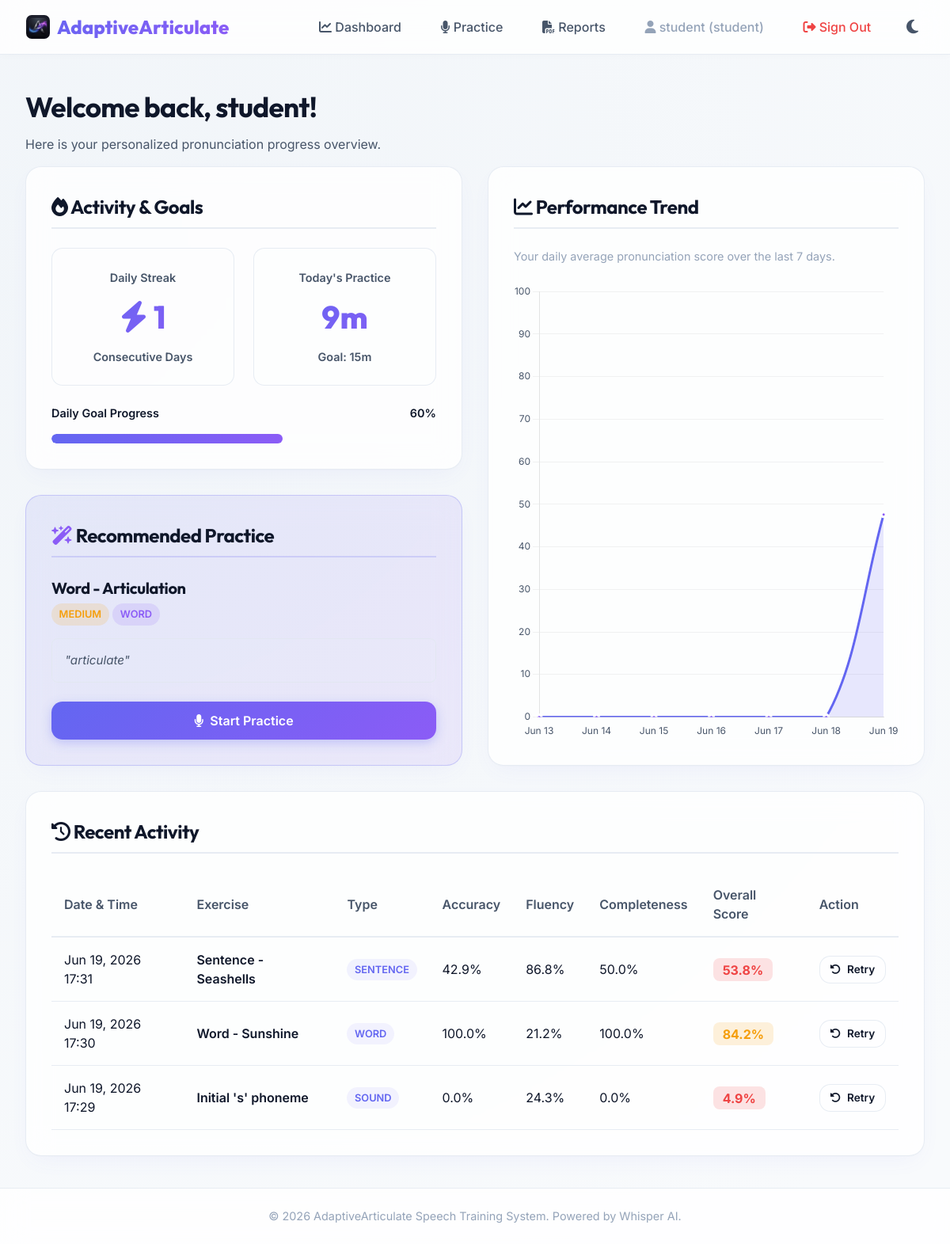
Page /users/dashboard (signed in) on the committed database.
### app/models/user.py (models this page shows, shortened)
class User(UserMixin, db.Model):  # type: ignore[name-defined]
    __tablename__ = "users"
    id = db.Column(db.Integer, primary_key=True)
    email = db.Column(db.String(120), unique=True, nullable=False, index=True)
    password_hash = db.Column(db.String(255), nullable=False)
    role = db.Column(
        db.String(20), nullable=False, default="student"
    )  # student, therapist, supervisor, admin
    is_verified = db.Column(db.Boolean, default=False, nullable=False)
    is_active = db.Column(db.Boolean, default=True, nullable=False)
    created_at = db.Column(db.DateTime, default=datetime.utcnow, nullable=False)
    last_login = db.Column(db.DateTime, nullable=True)

### app/models/exercise.py (models this page shows, shortened)
class Exercise(db.Model):  # type: ignore[name-defined]
    __tablename__ = "exercises"
    id = db.Column(db.Integer, primary_key=True)
    title = db.Column(db.String(100), nullable=False)
    type = db.Column(
        db.String(50), nullable=False, index=True
    )  # sound, word, phrase, sentence, reading
    difficulty = db.Column(db.String(20), nullable=False)  # easy, medium, hard
    prompt_text = db.Column(db.Text, nullable=False)
    reference_audio_path = db.Column(db.String(255), nullable=True)
    created_at = db.Column(db.DateTime, default=datetime.utcnow)
    attempts = db.relationship("ExerciseAttempt", backref="exercise", cascade="all, delete-orphan")
    recommendations = db.relationship(
        "Recommendation", backref="exercise", cascade="all, delete-orphan"
    )

### app/models/attempt.py (models this page shows, shortened)
class ExerciseAttempt(db.Model):  # type: ignore[name-defined]
    __tablename__ = "exercise_attempts"
    id = db.Column(db.Integer, primary_key=True)
    student_id = db.Column(
        db.Integer, db.ForeignKey("users.id", ondelete="CASCADE"), nullable=False, index=True
    )
    exercise_id = db.Column(
        db.Integer, db.ForeignKey("exercises.id", ondelete="CASCADE"), nullable=False, index=True
    )
    audio_path = db.Column(db.String(255), nullable=False)
    transcription = db.Column(db.Text, nullable=True)
    student = db.relationship("User", backref=db.backref("attempts", cascade="all, delete-orphan"))
    accuracy_score = db.Column(db.Float, default=0.0)
    fluency_score = db.Column(db.Float, default=0.0)
    completeness_score = db.Column(db.Float, default=0.0)
    overall_score = db.Column(db.Float, default=0.0)
    created_at = db.Column(db.DateTime, default=datetime.utcnow)

### app/users/routes.py (the view)
@users_bp.route("/dashboard")
@login_required
def dashboard_gate() -> Any:
    if not current_user.is_verified:
        return redirect(url_for("auth.unverified"))
    role = current_user.role
    if role == "student":
        return _student_dashboard()
    elif role == "therapist":
        return _therapist_dashboard()
    elif role == "supervisor":
        return _supervisor_dashboard()
    elif role == "admin":
        return _admin_dashboard()
    return "Unknown Role Dashboard"

### app/templates/dashboards/student.html (shortened to what this page needs)
{% extends "base.html" %}
{% block content %}
<div class="mb-4">
    <h1 style="font-size: 2.2rem; margin-bottom: 0.5rem;">Welcome back, {{ current_user.email.split('@')[0] }}!</h1>
    <p style="color: var(--text-secondary);">Here is your personalized pronunciation progress overview.</p>
</div>
<div class="dashboard-grid">
    <div style="display: flex; flex-direction: column; gap: 2rem;">
        <div class="card">
            <h3 class="card-title"><i class="fa-solid fa-fire"></i> Activity & Goals</h3>
            <div class="stats-card-group">
                <div class="stat-mini-card">
                    <span class="stat-label">Daily Streak</span>
                    <div class="stat-number"><i class="fa-solid fa-bolt" style="color: var(--warning);"></i> {{ streak }}</div>
                    <span class="stat-label">Consecutive Days</span>
                </div>
                <div class="stat-mini-card">
                    <span class="stat-label">Today's Practice</span>
                    <div class="stat-number">{{ progress_minutes }}m</div>
                    <span class="stat-label">Goal: {{ daily_goal }}m</span>
                </div>
            </div>
            <div style="margin-top: 1.5rem;">
                <div style="display: flex; justify-content: space-between; font-weight: 600; font-size: 0.9rem;">
                    <span>Daily Goal Progress</span>
                    <span>{{ progress_percent }}%</span>
                </div>
                <div class="progress-bar-container">
                    <div class="progress-bar-fill" style="width: {{ progress_percent }}%;"></div>
                </div>
            </div>
        </div>
        <div class="card recommendation-card">
            <h3 class="card-title" style="border-bottom: 2px solid rgba(99, 102, 241, 0.2);"><i class="fa-solid fa-wand-magic-sparkles" style="color: var(--secondary);"></i> Recommended Practice</h3>
            {% if recommendation %}
                <div style="display: flex; justify-content: space-between; align-items: flex-start; margin-bottom: 1rem;">
                    <div>
                        <h4 style="font-size: 1.25rem; margin-bottom: 0.25rem;">{{ recommendation.exercise.title }}</h4>
                        <span class="badge badge-{{ recommendation.exercise.difficulty }}">{{ recommendation.exercise.difficulty }}</span>
                        <span class="badge" style="background: rgba(139, 92, 246, 0.15); color: var(--secondary);">{{ recommendation.exercise.type }}</span>
                    </div>
                </div>
                <div style="background: rgba(255, 255, 255, 0.03); padding: 1rem; border-radius: var(--radius-sm); border: 1px solid var(--border-color); margin-bottom: 1.5rem;">
                    <p style="font-size: 0.95rem; color: var(--text-secondary); font-style: italic;">"{{ recommendation.exercise.prompt_text }}"</p>
                </div>
                <a href="{{ url_for('exercises.practice', exercise_id=recommendation.exercise.id) }}" class="btn btn-primary btn-block">
                    <i class="fa-solid fa-microphone"></i> Start Practice
                </a>
            {% else %}
                <p style="color: var(--text-secondary);">You've completed all available exercises! Check back later for updates.</p>
            {% endif %}
        </div>
    </div>
    <div class="card" style="display: flex; flex-direction: column;">
        <h3 class="card-title"><i class="fa-solid fa-chart-line"></i> Performance Trend</h3>
        <p style="color: var(--text-muted); font-size: 0.9rem; margin-bottom: 1.5rem;">Your daily average pronunciation score over the last 7 days.</p>
        <div style="flex: 1; min-height: 250px; position: relative;">
            <canvas id="progressChart"></canvas>
        </div>
    </div>
</div>
<div class="card">
    <h3 class="card-title"><i class="fa-solid fa-clock-rotate-left"></i> Recent Activity</h3>
    {% if recent_attempts %}
        <div class="table-container">
            <table class="premium-table">
                <thead>
                    <tr>
                        <th>Date & Time</th>
                        <th>Exercise</th>
                        <th>Type</th>
                        <th>Accuracy</th>
                        <th>Fluency</th>
                        <th>Completeness</th>
                        <th>Overall Score</th>
                        <th>Action</th>
                    </tr>
                </thead>
                <tbody>
                    {% for att in recent_attempts %}
                        <tr>
                            <td>{{ att.created_at.strftime('%b %d, %Y %H:%M') }}</td>
                            <td style="font-weight: 600;">{{ att.exercise.title }}</td>
                            <td><span class="badge" style="background: rgba(99, 102, 241, 0.08); color: var(--primary);">{{ att.exercise.type }}</span></td>
                            <td>{{ att.accuracy_score }}%</td>
                            <td>{{ att.fluency_score }}%</td>
                            <td>{{ att.completeness_score }}%</td>
                            <td>
                                {% if att.overall_score >= 85 %}
                                    <span class="score-badge score-good">{{ att.overall_score }}%</span>
                                {% elif att.overall_score >= 70 %}
                                    <span class="score-badge score-avg">{{ att.overall_score }}%</span>
                                {% else %}
                                    <span class="score-badge score-poor">{{ att.overall_score }}%</span>
                                {% endif %}
                            </td>
                            <td>
                                <a href="{{ url_for('exercises.practice', exercise_id=att.exercise.id) }}" class="btn btn-secondary" style="padding: 0.4rem 0.8rem; font-size: 0.85rem;">
                                    <i class="fa-solid fa-rotate-left"></i> Retry
                                </a>
                            </td>
                        </tr>
                    {% endfor %}
                </tbody>
            </table>
        </div>
    {% endif %}
</div>
{% endblock %}
{% block extra_js %}
<script>
    const ctx = document.getElementById('progressChart').getContext('2d');
    // Check dark mode status to align chart styling
    const isDarkMode = document.body.classList.contains('dark-theme');
    const gridColor = isDarkMode ? 'rgba(255, 255, 255, 0.05)' : 'rgba(0, 0, 0, 0.05)';
    const textColor = isDarkMode ? '#cbd5e1' : '#475569';
    const labels = {{ chart_labels | tojson }};
    const scores = {{ chart_scores | tojson }};
    new Chart(ctx, {
        type: 'line',
        data: {
            labels: labels,
            datasets: [{
                label: 'Average Score',
                data: scores,
                borderColor: '#6366f1',
                backgroundColor: 'rgba(99, 102, 241, 0.15)',
                borderWidth: 3,
                fill: true,
                tension: 0.35,
                pointBackgroundColor: '#8b5cf6',
                pointBorderColor: '#fff',
                pointHoverRadius: 7
            }]
        },
        options: {
            responsive: true,
            maintainAspectRatio: false,
            plugins: {
                legend: { display: false }
            },
            scales: {
                y: {
                    min: 0,
                    max: 100,
                    grid: { color: gridColor },
                    ticks: { color: textColor, font: { family: 'Inter' } }
                },
                x: {
                    grid: { display: false },
                    ticks: { color: textColor, font: { family: 'Inter' } }
                }
            }
        }
    });
</script>
{% endblock %}

### app/templates/base.html (shortened to what this page needs)
<!DOCTYPE html>
<html lang="en">
<head>
    <link rel="stylesheet" href="{{ url_for('static', filename='css/style.css') }}">
    <link rel="stylesheet" href="https://cdn.jsdelivr.net/npm/@fortawesome/fontawesome-free@6.5.2/css/all.min.css">
</head>
<body>
    <nav class="navbar" id="navbar">
        <a href="{{ url_for('users.dashboard_gate') }}" class="nav-brand">
            <img src="{{ url_for('static', filename='img/logo_icon.png') }}" alt="Logo" class="brand-logo-icon"> AdaptiveArticulate
        </a>
        <ul class="nav-links">
            {% if current_user.is_authenticated %}
                <li>
                    <a href="{{ url_for('users.dashboard_gate') }}" class="nav-link">
                        <i class="fa-solid fa-chart-line"></i> Dashboard
                    </a>
                </li>
                {% if current_user.role == 'student' %}
                    <li>
                        <a href="{{ url_for('exercises.index') }}" class="nav-link">
                            <i class="fa-solid fa-microphone"></i> Practice
                        </a>
                    </li>
                {% elif current_user.role in ['therapist', 'admin'] %}
                    <li>
                        <a href="{{ url_for('exercises.index') }}" class="nav-link">
                            <i class="fa-solid fa-book-open"></i> Exercises
                        </a>
                    </li>
                {% endif %}
                <li>
                    <a href="{{ url_for('reports.download') }}" class="nav-link">
                        <i class="fa-solid fa-file-pdf"></i> Reports
                    </a>
                </li>
                <li>
                    <span class="nav-link" style="color: var(--text-muted);">
                        <i class="fa-solid fa-user"></i> {{ current_user.email.split('@')[0] }} ({{ current_user.role }})
                    </span>
                </li>
                <li>
                    <a href="{{ url_for('auth.logout') }}" class="nav-link" style="color: var(--danger);">
                        <i class="fa-solid fa-right-from-bracket"></i> Sign Out
                    </a>
                </li>
            {% endif %}
            <li>
                <button class="theme-toggle-btn" id="theme-toggle" aria-label="Toggle dark mode">
                    <i class="fa-solid fa-moon" id="theme-icon"></i>
                </button>
            </li>
        </ul>
    </nav>
    <main class="main-content">
        {% block content %}{% endblock %}
    </main>
    <footer class="footer">
        <p>&copy; 2026 AdaptiveArticulate Speech Training System. Powered by Whisper AI.</p>
    </footer>
    {% block extra_js %}{% endblock %}
</body>
</html>

### rows in the picture
User: email "student", role "student"
Exercise: exercise "Word - Articulation", exercise.difficulty "MEDIUM", exercise.type "WORD", exercise.prompt_text "articulate"
ExerciseAttempt: created_at "Jun 19, 2026 17:31", exercise "Sentence - Seashells", exercise.type "SENTENCE", accuracy_score "42.9", fluency_score "86.8", completeness_score "50.0", overall_score "53.8"
ExerciseAttempt: created_at "Jun 19, 2026 17:30", exercise "Word - Sunshine", exercise.type "WORD", accuracy_score "100.0", fluency_score "21.2", completeness_score "100.0", overall_score "84.2"
ExerciseAttempt: created_at "Jun 19, 2026 17:29", exercise "Initial 's' phoneme", exercise.type "SOUND", accuracy_score "0.0", fluency_score "24.3", completeness_score "0.0", overall_score "4.9"

### other values in the picture
{{ streak }} "1"
{{ progress_minutes }} "9"
{{ daily_goal }} "15"
{{ progress_percent }} "60"
chart data {{ chart_scores | tojson }} [0.0, 0.0, 0.0, 0.0, 0.0, 0.0, 47.6]
